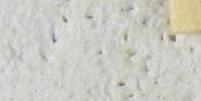
%> input picture trunk/focusnontext/focused1.jpg101301.jpg, 201 x 101 px; its folder holds only this picture in this run
$ octave datascript.m   (GNU Octave 9; MATLAB toolbox functions it lacks are replaced by stand-ins)
%> lines starting %> are read from the running program, lines starting %| are printed output that depends on the picture
### trunk/fbox.m
function f=fbox(bb,func)
    [wy,wx] = size(bb);
    t = floor(wy/6);
    m = floor(2*wy/3);
    c = floor(wy/4);

    top = bb(1:t,:);
    middle = bb(t:t+m,:);
    bottom = bb(t+m:end,:);

    f(1) = func(top);
    f(2) = func(middle);
    f(3) = func(bottom);

    t1 = bb(1:t,:);
    t2 = bb(t:t+c,:);
    t3 = bb(t+c:t+c+t,:);
    t4 = bb(t+c+t:t+c+t+c,:);
    t5 = bb(t+c+t+c:end,:);

    f(4) = func(t1);
    f(5) = func(t2);
    f(6) = func(t3);
    f(7) = func(t4);
    f(8) = func(t5);

    c1 = bb(:,1:floor(wx/3));
    c2 = bb(:,floor(wx/3):2*floor(wx/3));
    c3 = bb(:,2*floor(wx/3):wx);

    f(9) = func(c1);
    f(10) = func(c2);
    f(11) = func(c3);

    r1 = bb(1:floor(wy/2),:);
    r2 = bb(floor(wy/2):wy,:);

    f(12) = func(r1);
    f(13) = func(r2);

    c1 = bb(:,1:floor(wx/2));
    c2 = bb(:,floor(wx/2):wx);

    f(14) = func(c1);
    f(15) = func(c2);
end

### trunk/fgen.m
function fs=fgen(bb)
    fcollection = cell(3,1);
    fcollection{1} = @(block) sum(block(:))/length(block(:));
    fcollection{2} = @(block) var(block(:));
    fcollection{3} = @(block) mofgradient(block);

    % First set
    fs = zeros(size(fcollection,1),15);
    for i=1:length(fcollection)
        func = fcollection{i};
        fs(i,:) = fbox(bb,func);
    end

    fs = fs(:);

    h = hog(bb,20,15);

    fs = [fs; h(:)];

    %mapping=getmapping(8,'u2');
    %lbpf = lbp(bb,1,8,mapping,'h');
    %fs = [fs; lbpf'];
end

### trunk/mofgradient.m
function f=mofgradient(block)
    m = gradient(block);
    f = var(m(:));
end

### trunk/datascript.m
clear all;

% Collect data
npath = 'focusnontext';
ndir = dir(npath);
ndir = ndir(3:length(ndir));

fl=45; % feature length

nl = length(ndir);
ndata = zeros(nl,fl);
for i=1:nl
    i
    p = fullfile(npath,ndir(i).name);
    window = double(rgb2gray(imread(p)));
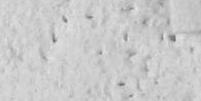
%> window: size 101x201 double; min 102, max 233, mean 202.2
    fs = fgen(window);
%> the loop in fgen, `for i=1:length(fcollection)` made 3 passes
%> pass 1, in fbox, `middle = bb(t:t+m,:);`:
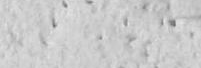
%> middle: size 68x201 double; min 102, max 232, mean 202.4
%> pass 1, in fbox, `t2 = bb(t:t+c,:);`:
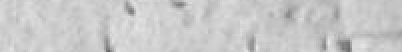
%> t2: size 26x201 double (shown 2 times larger); min 102, max 232, mean 200.7
%> pass 1, in fbox, `t4 = bb(t+c+t:t+c+t+c,:);`:
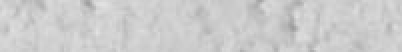
%> t4: size 26x201 double (shown 2 times larger); min 156, max 226, mean 203.8
%> pass 1, in fbox, `t5 = bb(t+c+t+c:end,:);`:
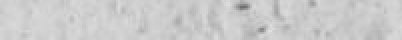
%> t5: size 20x201 double (shown 2 times larger); min 111, max 224, mean 202.8
%> after the loop in fgen, `for i=1:length(fcollection)`: fs = 15 columns, first 8: [200.7 202.4 202.8 200.7 200.7 203 203.8 202.8; 102.1 112.9 86.33 102.1 170.6 112 58.74 84.58; 15.21 24.12 17.8 15.21 35.51 25.84 13.77 17.66]
%> in fgen, `fs = fs(:);`: fs = 45 values, max 205.3 at index 25, min 13.77 at index 21, mean 108.8
%> the run ends on the next line

$ run again, on trunk/focusnontext/focused1.jpg10511444.jpg
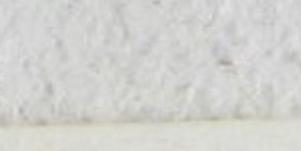
%> input picture trunk/focusnontext/focused1.jpg10511444.jpg, 301 x 151 px
%> the loop in fgen, `for i=1:length(fcollection)` made 3 passes
%> pass 1, in fbox, `middle = bb(t:t+m,:);`:
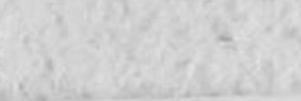
%> middle: size 101x301 double; min 165, max 226, mean 208.2
%> pass 1, in fbox, `t2 = bb(t:t+c,:);`:
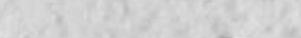
%> t2: size 38x301 double; min 169, max 226, mean 209.3
%> after the loop in fgen, `for i=1:length(fcollection)`: fs = 15 columns, first 8: [209.3 208.2 216.1 209.3 209.3 209.7 206.1 215.7; 26.17 46.49 17.55 26.17 33.54 33.65 60.74 24.6; 2.92 3.16 0.465 2.92 2.95 2.8 3.71 0.49]
%> in fgen, `fs = fs(:);`: fs = 45 values, max 216.1 at index 7, min 0.465 at index 9, mean 84.06

$ run again, on trunk/focusnontext/focused1.jpg1251.jpg
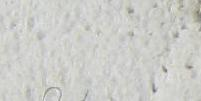
%> input picture trunk/focusnontext/focused1.jpg1251.jpg, 201 x 101 px
%> the loop in fgen, `for i=1:length(fcollection)` made 3 passes
%> pass 1, in fbox, `middle = bb(t:t+m,:);`:
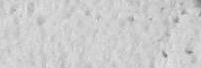
%> middle: size 68x201 double; min 122, max 235, mean 204.9
%> pass 1, in fbox, `t5 = bb(t+c+t+c:end,:);`:
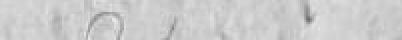
%> t5: size 20x201 double (shown 2 times larger); min 110, max 234, mean 203.7
%> after the loop in fgen, `for i=1:length(fcollection)`: fs = 15 columns, first 8: [201.8 204.9 203.5 201.8 203.3 205.8 206 203.7; 161.6 79.56 108.8 161.6 110.8 39.59 68.17 106.3; 27.68 17.88 32.95 27.68 22.16 10.66 17.94 31.97]
%> in fgen, `fs = fs(:);`: fs = 45 values, max 206.3 at index 25, min 10.66 at index 18, mean 109

$ run again, on trunk/focusnontext/focused1.jpg151149.jpg
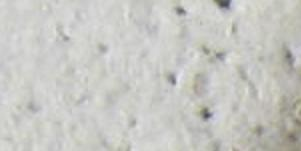
%> input picture trunk/focusnontext/focused1.jpg151149.jpg, 301 x 151 px
%> the loop in fgen, `for i=1:length(fcollection)` made 3 passes
%> pass 1, in fbox, `middle = bb(t:t+m,:);`:
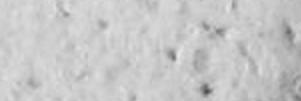
%> middle: size 101x301 double; min 75, max 233, mean 199.5
%> pass 1, in fbox, `t2 = bb(t:t+c,:);`:
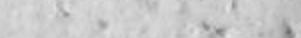
%> t2: size 38x301 double; min 106, max 229, mean 201.5
%> after the loop in fgen, `for i=1:length(fcollection)`: fs = 15 columns, first 8: [202.7 199.5 194.4 202.7 201.5 199.5 197.5 194.5; 244.3 181.5 335.4 244.3 150.6 162.2 215.2 332.3; 11.29 10.07 7.58 11.29 9.44 10.7 10.2 7.69]
%> in fgen, `fs = fs(:);`: fs = 45 values, max 370.7 at index 32, min 5.21 at index 27, mean 141
